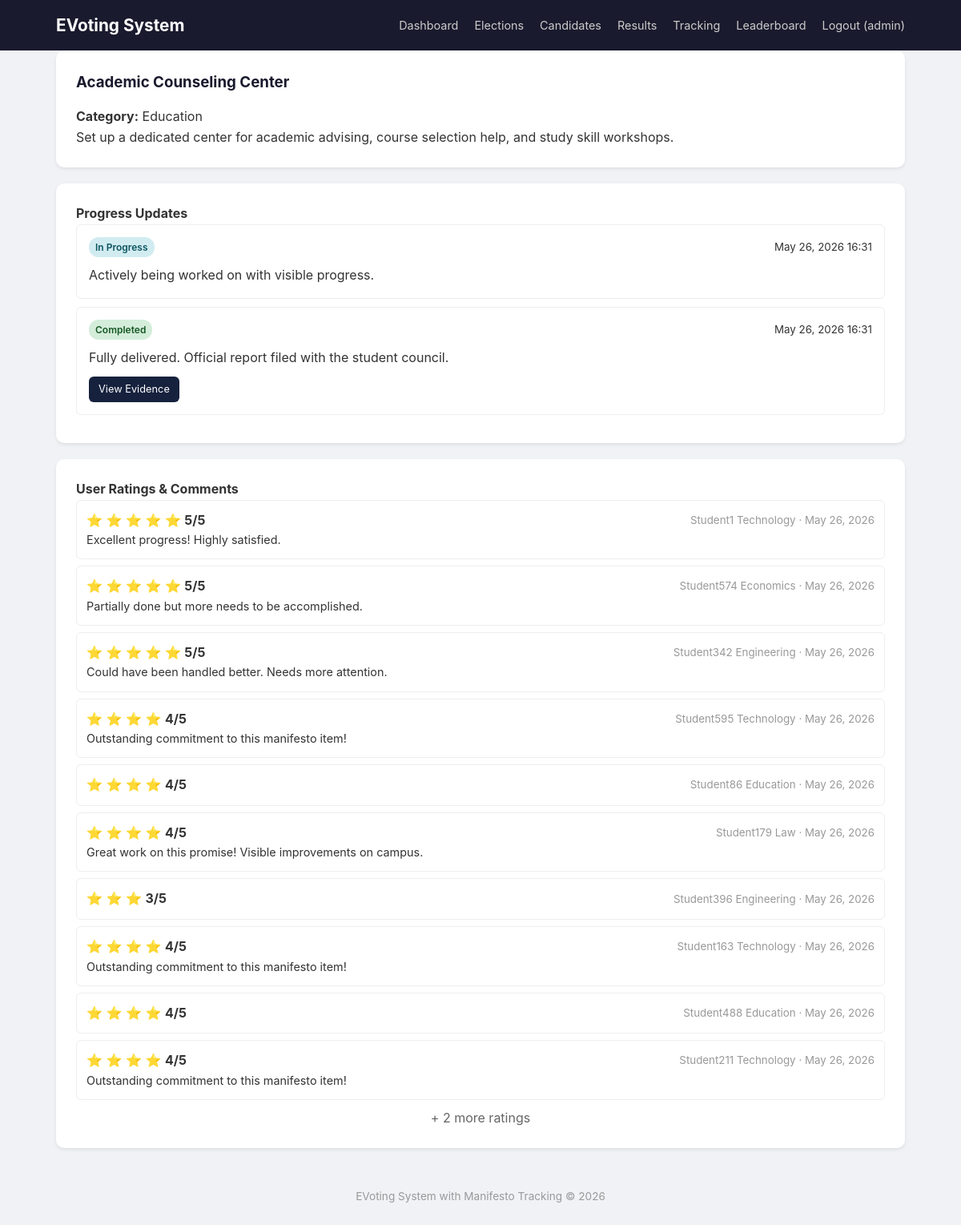
The app's page /candidate/manifestos/144/updates/ (signed in) with its own data.
### core/models.py (models this page shows, shortened)
class User(AbstractUser):
    ROLE_CHOICES = (
        ('voter', 'Voter'),
        ('candidate', 'Candidate'),
        ('admin', 'Admin'),
    )
    role = models.CharField(max_length=20, choices=ROLE_CHOICES, default='voter')
    is_verified = models.BooleanField(default=False)
    student_id = models.CharField(max_length=50, unique=True, null=True, blank=True)

class Manifesto(models.Model):
    CATEGORY_CHOICES = (
        ('education', 'Education'),
        ('healthcare', 'Healthcare'),
        ('infrastructure', 'Infrastructure'),
        ('student_welfare', 'Student Welfare'),
        ('other', 'Other'),
    )
    candidate = models.ForeignKey(Candidate, on_delete=models.CASCADE, related_name='manifestos')
    title = models.CharField(max_length=200)
    description = models.TextField()
    category = models.CharField(max_length=30, choices=CATEGORY_CHOICES, default='other')
    created_at = models.DateTimeField(auto_now_add=True)
    updated_at = models.DateTimeField(auto_now=True)
    class Meta:
        ordering = ['category', '-created_at']

class ManifestoUpdate(models.Model):
    STATUS_CHOICES = (
        ('not_started', 'Not Started'),
        ('in_progress', 'In Progress'),
        ('completed', 'Completed'),
        ('delayed', 'Delayed'),
    )
    manifesto = models.ForeignKey(Manifesto, on_delete=models.CASCADE, related_name='updates')
    status = models.CharField(max_length=20, choices=STATUS_CHOICES, default='not_started')
    description = models.TextField()
    evidence_url = models.URLField(blank=True)
    created_at = models.DateTimeField(auto_now_add=True)
    class Meta:
        ordering = ['-created_at']

class ManifestoRating(models.Model):
    user = models.ForeignKey(User, on_delete=models.CASCADE, related_name='ratings')
    manifesto = models.ForeignKey(Manifesto, on_delete=models.CASCADE, related_name='ratings')
    rating = models.IntegerField(choices=[(i, i) for i in range(1, 6)])
    comment = models.TextField(blank=True)
    created_at = models.DateTimeField(auto_now_add=True)
    class Meta:
        unique_together = ['user', 'manifesto']
        ordering = ['-created_at']

### core/views.py (the view)
@login_required
def manifesto_updates(request, manifesto_pk):
    manifesto = get_object_or_404(Manifesto, pk=manifesto_pk)
    updates = ManifestoUpdate.objects.filter(manifesto=manifesto)
    if request.method == 'POST':
        form = ManifestoUpdateForm(request.POST)
        if form.is_valid():
            update = form.save(commit=False)
            update.manifesto = manifesto
            update.save()
            log_audit(request.user, f'Manifesto update: {manifesto.title}', request=request)
            messages.success(request, 'Update posted!')
            return redirect('manifesto_updates', manifesto_pk=manifesto.pk)
    else:
        form = ManifestoUpdateForm()
    ratings = ManifestoRating.objects.filter(manifesto=manifesto).select_related('user')
    return render(request, 'core/manifesto_updates.html', {
        'manifesto': manifesto, 'updates': updates,
        'ratings': ratings, 'form': form,
    })

### core/templates/core/manifesto_updates.html (shortened to what this page needs)
{% extends "core/base.html" %}
{% block content %}
<div class="card">
    <div class="flex justify-between">
        <div>
            <h3>{{ manifesto.title }}</h3>
            <p><strong>Category:</strong> {{ manifesto.get_category_display }}</p>
            <p>{{ manifesto.description }}</p>
        </div>
    </div>
</div>
<div class="card">
    <h4>Progress Updates</h4>
    {% if updates %}
        {% for u in updates %}
            <div style="border: 1px solid #eee; padding: 15px; border-radius: 6px; margin-bottom: 10px;">
                <div class="flex justify-between">
                    <span class="badge
                        {% if u.status == 'completed' %}badge-success
                        {% elif u.status == 'in_progress' %}badge-info
                        {% elif u.status == 'delayed' %}badge-danger
                        {% else %}badge-warning{% endif %}">
                        {{ u.get_status_display }}
                    </span>
                    <small>{{ u.created_at|date:"M d, Y H:i" }}</small>
                </div>
                <p class="mt-10">{{ u.description }}</p>
                {% if u.evidence_url %}<a href="{{ u.evidence_url }}" target="_blank" class="btn btn-sm mt-10">View Evidence</a>{% endif %}
            </div>
        {% endfor %}
    {% else %}
        <p>No updates yet.</p>
    {% endif %}
</div>
<div class="card">
    <h4>User Ratings & Comments</h4>
    {% with ratings=manifesto.ratings.all %}
        {% if ratings %}
            {% for r in ratings|slice:":10" %}
                <div style="border:1px solid #eee; padding:12px; border-radius:6px; margin-bottom:8px;">
                    <div class="flex justify-between">
                        <span>
                            {% for i in "12345"|make_list %}
                                {% if forloop.counter <= r.rating %}⭐{% endif %}
                            {% endfor %}
                            <strong>{{ r.rating }}/5</strong>
                        </span>
                        <small style="color:#999;">{{ r.user.get_full_name|default:r.user.username }} · {{ r.created_at|date:"M d, Y" }}</small>
                    </div>
                    {% if r.comment %}<p class="mt-5" style="font-size:0.9rem;">{{ r.comment }}</p>{% endif %}
                </div>
            {% endfor %}
            {% if ratings|length > 10 %}
                <p style="text-align:center; color:#666; margin-top:10px;">+ {{ ratings|length|add:"-10" }} more ratings</p>
            {% endif %}
        {% else %}
            <p>No ratings yet. Be the first to rate this manifesto!</p>
        {% endif %}
    {% endwith %}
</div>
{% endblock %}

### core/templates/core/base.html (shortened to what this page needs)
<!DOCTYPE html>
<html lang="en">
<head>
</head>
<body>
    <nav>
        <div class="container">
            <h1><a href="/">EVoting System</a></h1>
            <ul>
                {% if user.is_authenticated %}
                    <li><a href="{% url 'dashboard' %}">Dashboard</a></li>
                    {% if user.role == 'admin' %}
                        <li><a href="{% url 'admin_elections' %}">Elections</a></li>
                        <li><a href="{% url 'admin_candidates' %}">Candidates</a></li>
                    {% endif %}
                    <li><a href="{% url 'results' %}">Results</a></li>
                    <li><a href="{% url 'manifesto_tracking' %}">Tracking</a></li>
                    <li><a href="{% url 'leaderboard' %}">Leaderboard</a></li>
                    <li>
                        <form action="{% url 'logout' %}" method="post" style="display: inline;">
                            <button type="submit" style="background: none; border: none; color: #ccc; cursor: pointer; font-size: 0.9rem; font-family: inherit; padding: 0; outline: none; transition: color 0.2s;" onmouseover="this.style.color='#fff'" onmouseout="this.style.color='#ccc'">Logout ({{ user.username }})</button>
                        </form>
                    </li>
                {% else %}
                    <li><a href="{% url 'login' %}">Login</a></li>
                    <li><a href="{% url 'register' %}">Register</a></li>
                {% endif %}
            </ul>
        </div>
    </nav>
    <div class="container">
        {% block content %}{% endblock %}
    </div>
    <div class="footer">
        <p>EVoting System with Manifesto Tracking &copy; {% now "Y" %}</p>
    </div>
</body>
</html>

### core/templates/core/base.html (style rules this page uses)
* { margin: 0; padding: 0; box-sizing: border-box; }
body { font-family: -apple-system, BlinkMacSystemFont, 'Segoe UI', Roboto, sans-serif; background: #f0f2f5; color: #333; line-height: 1.6; }
.container { max-width: 1100px; margin: 0 auto; padding: 0 20px; }
nav { background: #1a1a2e; padding: 15px 0; }
nav .container { display: flex; justify-content: space-between; align-items: center; }
nav h1 { color: #fff; font-size: 1.3rem; }
nav h1 a { color: #fff; text-decoration: none; }
nav ul { list-style: none; display: flex; gap: 20px; }
nav ul li a { color: #ccc; text-decoration: none; font-size: 0.9rem; }
.btn { display: inline-block; padding: 10px 20px; background: #16213e; color: #fff; text-decoration: none; border: none; border-radius: 6px; cursor: pointer; font-size: 0.9rem; }
.btn-sm { padding: 6px 12px; font-size: 0.8rem; }
.card { background: #fff; border-radius: 10px; padding: 25px; margin-bottom: 20px; box-shadow: 0 2px 4px rgba(0,0,0,0.08); }
.card h3 { margin-bottom: 15px; color: #1a1a2e; }
.badge { display: inline-block; padding: 3px 8px; border-radius: 12px; font-size: 0.75rem; font-weight: 600; }
.badge-success { background: #d4edda; color: #155724; }
.badge-info { background: #d1ecf1; color: #0c5460; }
.footer { text-align: center; padding: 30px; color: #999; font-size: 0.85rem; }
.mt-10 { margin-top: 10px; }
.flex { display: flex; gap: 10px; align-items: center; }
.justify-between { justify-content: space-between; }

### records on screen
User: username "admin"
Manifesto: title "Academic Counseling Center", category "Education", description "Set up a dedicated center for academic advising, course selection help, and study skill workshops."
ManifestoUpdate: status "In Progress", created_at "May 26, 2026 16:31", description "Actively being worked on with visible progress."
ManifestoUpdate: status "Completed", created_at "May 26, 2026 16:31", description "Fully delivered. Official report filed with the student council."
ManifestoRating: rating "5", user.get_full_name "Student1 Technology", created_at "May 26, 2026", comment "Excellent progress! Highly satisfied."
ManifestoRating: rating "5", user.get_full_name "Student574 Economics", created_at "May 26, 2026", comment "Partially done but more needs to be accomplished."
ManifestoRating: rating "5", user.get_full_name "Student342 Engineering", created_at "May 26, 2026", comment "Could have been handled better. Needs more attention."
ManifestoRating: rating "4", user.get_full_name "Student595 Technology", created_at "May 26, 2026", comment "Outstanding commitment to this manifesto item!"
ManifestoRating: rating "4", user.get_full_name "Student86 Education", created_at "May 26, 2026"
ManifestoRating: rating "4", user.get_full_name "Student179 Law", created_at "May 26, 2026", comment "Great work on this promise! Visible improvements on campus."
ManifestoRating: rating "3", user.get_full_name "Student396 Engineering", created_at "May 26, 2026"
ManifestoRating: rating "4", user.get_full_name "Student163 Technology", created_at "May 26, 2026", comment "Outstanding commitment to this manifesto item!"
ManifestoRating: rating "4", user.get_full_name "Student488 Education", created_at "May 26, 2026"
ManifestoRating: rating "4", user.get_full_name "Student211 Technology", created_at "May 26, 2026", comment "Outstanding commitment to this manifesto item!"

### other values on screen
{{ ratings|length|add:"-10" }} "2"
